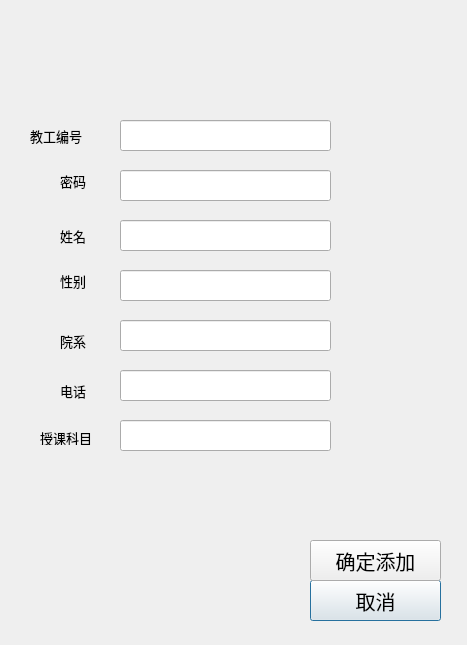
<?xml version="1.0" encoding="UTF-8"?>
<ui version="4.0">
 <class>add_teacher</class>
 <widget class="QDialog" name="add_teacher">
  <property name="geometry">
   <rect>
    <x>0</x>
    <y>0</y>
    <width>467</width>
    <height>645</height>
   </rect>
  </property>
  <property name="windowTitle">
   <string>Dialog</string>
  </property>
  <widget class="QLabel" name="label_2">
   <property name="geometry">
    <rect>
     <x>30</x>
     <y>120</y>
     <width>71</width>
     <height>31</height>
    </rect>
   </property>
   <property name="font">
    <font>
     <family>方正粗圆宋简体</family>
     <pointsize>10</pointsize>
    </font>
   </property>
   <property name="text">
    <string>教工编号</string>
   </property>
  </widget>
  <widget class="QLineEdit" name="NamelineEdit">
   <property name="geometry">
    <rect>
     <x>120</x>
     <y>220</y>
     <width>211</width>
     <height>31</height>
    </rect>
   </property>
  </widget>
  <widget class="QLineEdit" name="TellineEdit">
   <property name="geometry">
    <rect>
     <x>120</x>
     <y>370</y>
     <width>211</width>
     <height>31</height>
    </rect>
   </property>
  </widget>
  <widget class="QLineEdit" name="PasswordlineEdit">
   <property name="geometry">
    <rect>
     <x>120</x>
     <y>170</y>
     <width>211</width>
     <height>31</height>
    </rect>
   </property>
  </widget>
  <widget class="QLabel" name="label_3">
   <property name="geometry">
    <rect>
     <x>60</x>
     <y>380</y>
     <width>41</width>
     <height>21</height>
    </rect>
   </property>
   <property name="font">
    <font>
     <family>方正粗圆宋简体</family>
     <pointsize>10</pointsize>
    </font>
   </property>
   <property name="text">
    <string>电话</string>
   </property>
  </widget>
  <widget class="QPushButton" name="pushButton_2">
   <property name="geometry">
    <rect>
     <x>310</x>
     <y>580</y>
     <width>131</width>
     <height>41</height>
    </rect>
   </property>
   <property name="font">
    <font>
     <family>方正粗圆宋简体</family>
     <pointsize>15</pointsize>
    </font>
   </property>
   <property name="text">
    <string>取消</string>
   </property>
  </widget>
  <widget class="QLabel" name="label">
   <property name="geometry">
    <rect>
     <x>60</x>
     <y>220</y>
     <width>41</width>
     <height>31</height>
    </rect>
   </property>
   <property name="font">
    <font>
     <family>方正粗圆宋简体</family>
     <pointsize>10</pointsize>
    </font>
   </property>
   <property name="text">
    <string>姓名</string>
   </property>
  </widget>
  <widget class="QPushButton" name="pushButton">
   <property name="geometry">
    <rect>
     <x>310</x>
     <y>540</y>
     <width>131</width>
     <height>41</height>
    </rect>
   </property>
   <property name="font">
    <font>
     <family>方正粗圆宋简体</family>
     <pointsize>15</pointsize>
    </font>
   </property>
   <property name="text">
    <string>确定添加</string>
   </property>
  </widget>
  <widget class="QLineEdit" name="NumberlineEdit">
   <property name="geometry">
    <rect>
     <x>120</x>
     <y>120</y>
     <width>211</width>
     <height>31</height>
    </rect>
   </property>
  </widget>
  <widget class="QLineEdit" name="SexlineEdit">
   <property name="geometry">
    <rect>
     <x>120</x>
     <y>270</y>
     <width>211</width>
     <height>31</height>
    </rect>
   </property>
  </widget>
  <widget class="QLabel" name="label_10">
   <property name="geometry">
    <rect>
     <x>60</x>
     <y>170</y>
     <width>51</width>
     <height>21</height>
    </rect>
   </property>
   <property name="font">
    <font>
     <family>方正粗圆宋简体</family>
     <pointsize>10</pointsize>
    </font>
   </property>
   <property name="text">
    <string>密码</string>
   </property>
  </widget>
  <widget class="QLabel" name="label_8">
   <property name="geometry">
    <rect>
     <x>60</x>
     <y>270</y>
     <width>41</width>
     <height>21</height>
    </rect>
   </property>
   <property name="font">
    <font>
     <family>方正粗圆宋简体</family>
     <pointsize>10</pointsize>
    </font>
   </property>
   <property name="text">
    <string>性别</string>
   </property>
  </widget>
  <widget class="QLabel" name="label_4">
   <property name="geometry">
    <rect>
     <x>60</x>
     <y>330</y>
     <width>41</width>
     <height>21</height>
    </rect>
   </property>
   <property name="font">
    <font>
     <family>方正粗圆宋简体</family>
     <pointsize>10</pointsize>
    </font>
   </property>
   <property name="text">
    <string>院系</string>
   </property>
  </widget>
  <widget class="QLineEdit" name="YuanxilineEdit">
   <property name="geometry">
    <rect>
     <x>120</x>
     <y>320</y>
     <width>211</width>
     <height>31</height>
    </rect>
   </property>
  </widget>
  <widget class="QLineEdit" name="sublineEdit">
   <property name="geometry">
    <rect>
     <x>120</x>
     <y>420</y>
     <width>211</width>
     <height>31</height>
    </rect>
   </property>
  </widget>
  <widget class="QLabel" name="label_5">
   <property name="geometry">
    <rect>
     <x>40</x>
     <y>430</y>
     <width>72</width>
     <height>15</height>
    </rect>
   </property>
   <property name="font">
    <font>
     <family>方正粗圆宋简体</family>
     <pointsize>10</pointsize>
    </font>
   </property>
   <property name="text">
    <string>授课科目</string>
   </property>
  </widget>
 </widget>
 <resources/>
 <connections/>
</ui>
